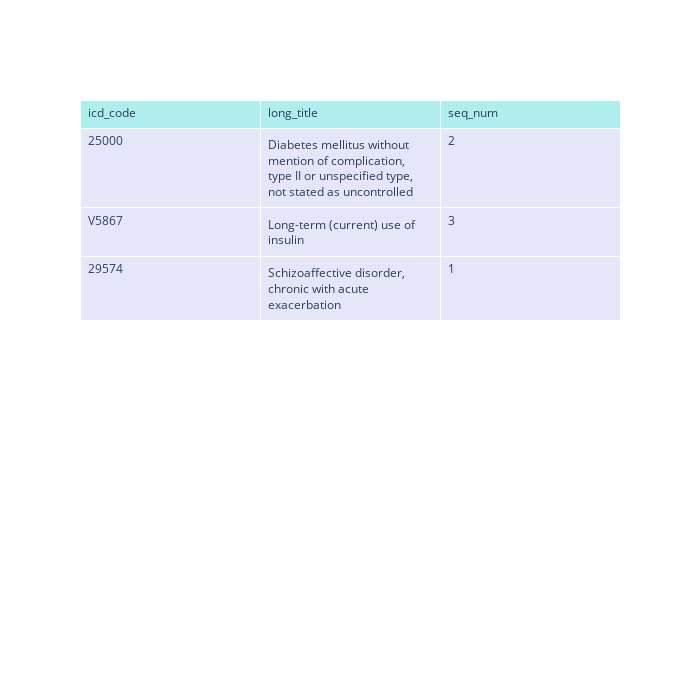

The notebook cell saved with this chart:
### Code cell
fig = go.Figure(data=[go.Table(
    header=dict(values=cols,
                fill_color='paleturquoise',
                align='left'),
    cells=dict(values=[adm1datashort.icd_code, adm1datashort.long_title, adm1datashort.seq_num],
               fill_color='lavender',
               align='left'))
])
fig.update_layout(width=700, height=700)
fig.show()

### Figure 1 — Plotly figure (JSON) as saved in the notebook; plotly's stock layout.template omitted (floating-point values rounded to 4 significant figures)
{"data": [{"cells": {"align": "left", "fill": {"color": "lavender"}, "values": [["25000", "V5867", "29574"], ["Diabetes mellitus without mention of complication, type II or unspecified type, not stated as uncontrolled", "Long-term (current) use of insulin", "Schizoaffective disorder, chronic with acute exacerbation"], [2, 3, 1]]}, "header": {"align": "left", "fill": {"color": "paleturquoise"}, "values": ["icd_code", "long_title", "seq_num"]}, "type": "table"}], "layout": {"height": 700, "width": 700}}
